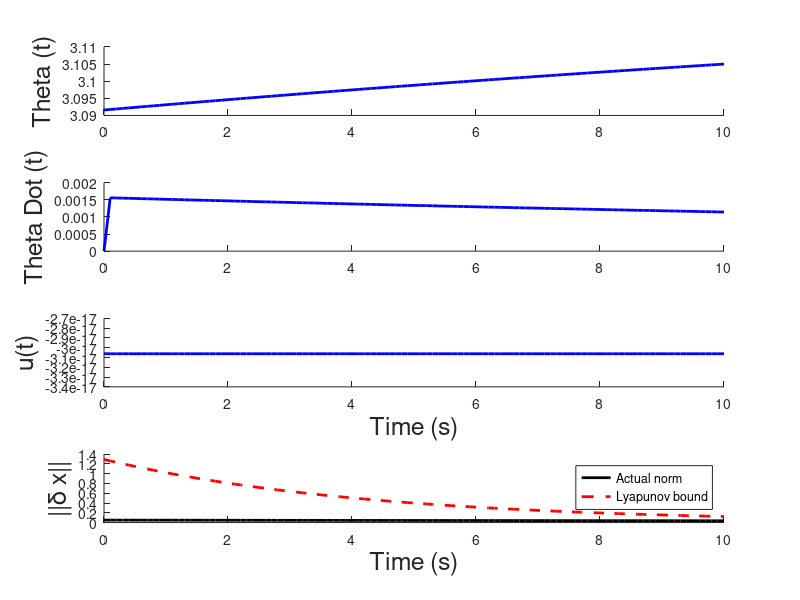

Write the MATLAB code that produced this figure.
function linear_sim()
    %% Initialize the simulation variables
    t0 = 0; % initial time
    dt = 0.1; % time step
    tf = 10.0; % final time
        
    % Set the control input functions
    g = 9.8;
    m = 1/9.8;
    l = 0.25;
    b = 1;

    % Define the equilibrium states
    xeq = [pi; 0];
    ueq = b*0 - m*g*l*sin(pi);

    delta_u = @(t, x) 0;  
    
    % Set the starting points
    delta_x0 = [-0.05; 0]; % State associated with theta = pi - 0.05, thetad = 0

    %% Simulate and plot the system using ode
    % Simulate the system
    [tvec, delta_xvec] = matlabOde45(delta_x0, t0, dt, tf, delta_u);
    uvec = getControlVector(tvec, delta_xvec, delta_u);

    % Calculate the upper bound using lyapunov equation
    % Calculate the value of P
    A = [0, 1; -g/l, -b/(m*l^2)];
    Q = eye(2);
    P = lyap(A', Q);

    Pvals = eig(P);
    Qvals = eig(Q);
    Pmin = min(Pvals);
    mu = -min(Qvals)/max(Pvals);
    V0 = delta_x0' * P * delta_x0;

    convergence_bound = (1 / Pmin) * exp(mu * (tvec - t0)) * V0; 

    % Plot the resulting states
    figure;
    plotResults(tvec, delta_xvec, uvec, xeq, ueq, convergence_bound, 'b');

end

function u_vec = getControlVector(tvec, xvec, delta_u)
%getControlVector calculate the control vector over the specified time
%interval and state
%
% Inputs:
%   tvec: 1xm vector of time inputs
%   xvec: nxm matrix of states
%   u: function handle that takes time and state as inputs and outputs
%   the control input

    len = size(tvec, 2);
    u_vec = zeros(1, len);
    for k = 1:len
        u_vec(:,k) = delta_u(tvec(k), xvec(:,k));
    end

end

function [tvec, xvec] = matlabOde45(delta_x0, t0, dt, tf, delta_u)
    %MatlabOde45 uses ODE 45 to simulate the state starting at x0 from time
    % t0 to tf
    %
    % Inputs:
    %   delta_x0: nx1 initial state
    %   t0: scalar - initial time
    %   dt: scalar - time increment
    %   tf: scalar - final time
    %   delta_u: function handle that takes time and state as inputs and outputs
    %   the control input
    %
    % Outputs:
    %   tvec: 1xm vector of times associated with the states
    %   xvec: nxm matrix of states where each column is a state at the
    %   associated time in tvec
    
    % Initialize the time
    t = t0:dt:tf;
    
    % Simulate the linear output
    [tvec, xvec] = ode45(@(t,x) f(x,delta_u(t,x)), t, delta_x0);

    % Transpose the outputs to get in the correct form
    tvec = tvec';
    xvec = xvec';    

end

function xdot = f(x, u)
    %f calculates the state dynamics using the current time, state, and
    %control input
    %
    % Inputs:
    %   t: current time
    %   x: current state
    %   u: current control input
    %
    % Ouputs:
    %   xdot: time derivative of x(t)

    % Define the variables
    g = 9.8;
    m = 1/9.8;
    l = 0.25;
    b = 1;
    
    % Linear system matrices
    A = [0, 1; -g/2, -b/(m*l^2)];
    B = [0; 1/(m*l^2)];
    
    % LTI equation
    xdot = A*x + B*u;
end

function plotResults(tvec, delta_xvec, delta_uvec, xeq, ueq, convergence_bound, color)
   
    % Build the actual state
    real_state = delta_xvec + xeq;
    real_input = delta_uvec + ueq;

    % Norm of deviation
    delta_norm = sqrt(sum(delta_xvec.^2,1));
    bound_on_norm = sqrt(convergence_bound);

    % Plotting variables
    fontsize = 18;
    linewidth = 2;
    
    % Plot the resulting states
    subplot(4,1,1); hold on;
    plot(tvec, real_state(1,:), color, 'linewidth', linewidth);
    ylabel('Theta (t)', 'fontsize', fontsize);
    
    subplot(4,1,2); hold on;
    plot(tvec, real_state(2,:), color, 'linewidth', linewidth);
    ylabel('Theta Dot (t)', 'fontsize', fontsize);
    
    subplot(4,1,3); hold on;
    plot(tvec, real_input, color, 'linewidth', linewidth);
    ylabel('u(t)', 'fontsize', fontsize);
    xlabel('Time (s)', 'fontsize', fontsize);

    % Plot convergence bound vs actual state norm
    subplot(4,1,4); hold on;
    plot(tvec, delta_norm, 'k', 'linewidth', linewidth);             % actual deviation norm
    plot(tvec, bound_on_norm, 'r--', 'linewidth', linewidth);        % Lyapunov bound
    ylabel('||\delta x||', 'fontsize', fontsize);
    xlabel('Time (s)', 'fontsize', fontsize);
    legend('Actual norm','Lyapunov bound','Location','northeast');
end